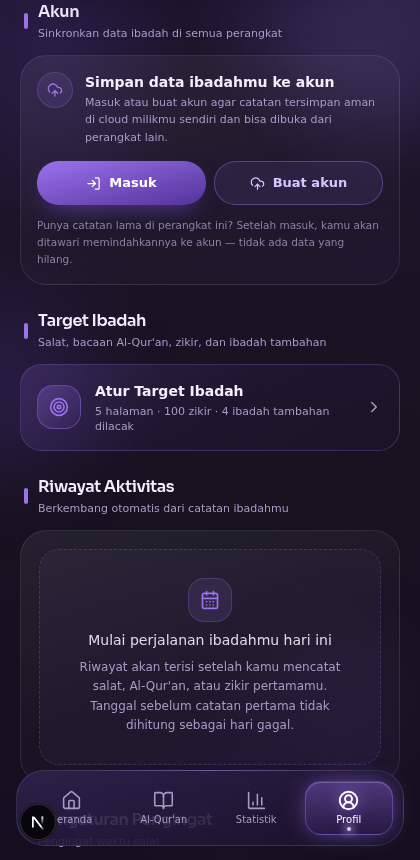
#> input picture scripts/auth26-akun-cta-dark.png, 420 x 860 px, given in place of bahagia.png, which was not available
$ python recolor_mood_electric.py
#> lines starting #> are read from the running program, lines starting #| are printed output that depends on the picture
#> `rgb, alpha = a[..., :3], a[..., 3:]`: alpha: shape (860, 420, 1) float32; every value is 1
#!/usr/bin/env python3
"""SUIO — varian Electric Dream untuk 14 aset mood (7 mood × light/dark).

Prinsip (sesuai permintaan pengguna):
- Geometri, ekspresi, dan karakter TIDAK disentuh — hanya warna.
- Hue-remap terarah per piksel (bukan filter CSS): keluarga hangat/oranye
  → Electric Blue #3A4EFB / Sky Cyan #33A4FA; putih hangat → Lavender
  #DEE0ED; netral gelap tetap netral. Luminance (shading) dipertahankan.
- Resolusi & alpha asli dipertahankan (aset sudah HD 528px — tanpa upscale).

Output: public/mood/electric/{id}.png + public/mood/electric-dark/{id}.png
"""
import os
import numpy as np
from PIL import Image

SETS = [
    ("public/mood", "public/mood/electric"),
    ("public/mood/dark", "public/mood/electric-dark"),
]
IDS = ["bahagia", "tenang", "bersyukur", "lelah", "sedih", "cemas", "campur-aduk"]

D2R = np.pi / 180.0

def remap(rgb):
    """rgb float array (...,3) 0..1 → electric remap."""
    import matplotlib.colors as mc
    hsv = mc.rgb_to_hsv(np.clip(rgb, 0, 1))
#> hsv: shape (860, 420, 3) float32; mean of channels 0, 1, 2 0.717, 0.459, 0.232
    H = hsv[..., 0] * 360.0
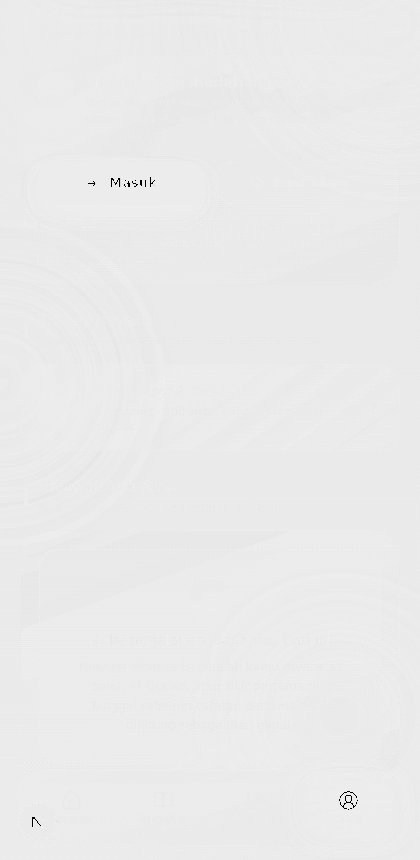
#> H: shape (860, 420) float32; min 0, max 280, mean 258.1; drawn with min black and max white
    S = hsv[..., 1]
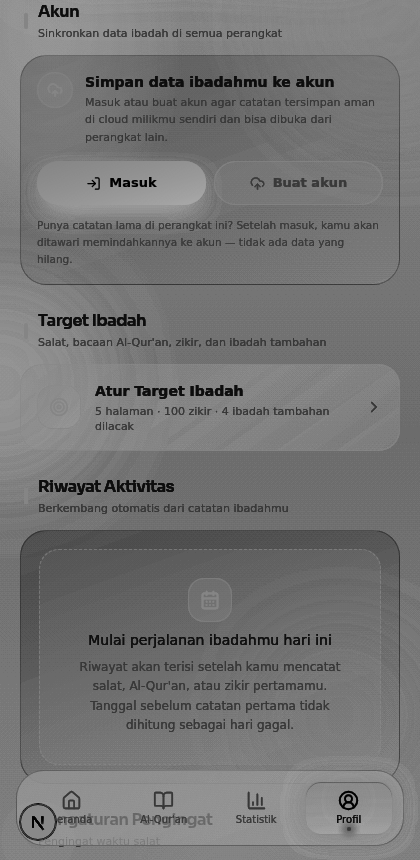
#> S: shape (860, 420) float32; min 0, max 0.656, mean 0.459
    V = hsv[..., 2]
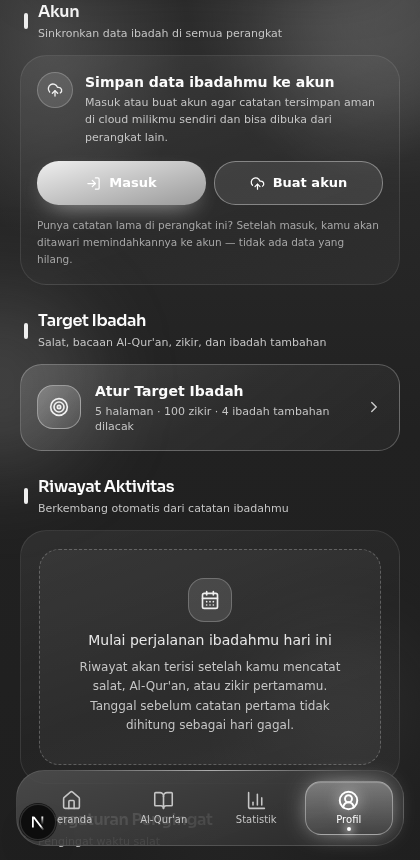
#> V: shape (860, 420) float32; min 0.051, max 1, mean 0.233
    warm = (H >= 5) & (H <= 75) & (S >= 0.10)
#> warm: shape (860, 420) bool; every value is 0
    lav = warm & (V >= 0.86) & (S <= 0.32)          # putih hangat → lavender
    cyan = warm & (V > 0.80) & ~lav                  # terang → Sky Cyan
    deep = warm & (V <= 0.30)                        # gelap → indigo pekat
    blue = warm & ~lav & ~cyan & ~deep               # sisanya → Electric Blue

    out = hsv.copy()
    out[..., 0][lav] = 230 / 360.0; out[..., 1][lav] = np.clip(S[lav] * 0.55, 0.10, 0.16); out[..., 2][lav] = np.clip(V[lav] * 0.97, 0, 1)
    out[..., 0][cyan] = 199 / 360.0; out[..., 1][cyan] = np.clip(S[cyan] * 1.02, 0, 0.85)
    out[..., 0][deep] = 232 / 360.0; out[..., 1][deep] = np.clip(S[deep] * 1.12, 0, 0.72); out[..., 2][deep] = np.clip(V[deep] * 1.12, 0, 0.40)
    out[..., 0][blue] = 226 / 360.0; out[..., 1][blue] = np.clip(S[blue] * 0.95, 0, 0.85)
    return mc.hsv_to_rgb(out)

total = 0
for src_dir, out_dir in SETS:
    os.makedirs(out_dir, exist_ok=True)
    for mid in IDS:
        p = os.path.join(src_dir, f"{mid}.png")
        im = Image.open(p).convert("RGBA")
        a = np.asarray(im).astype(np.float32) / 255.0
        rgb, alpha = a[..., :3], a[..., 3:]
        rgb2 = remap(rgb)
        res = np.concatenate([rgb2, alpha], axis=-1)
        out = Image.fromarray((np.clip(res, 0, 1) * 255).astype(np.uint8), "RGBA")
#> (the run stopped early here; a loop or call above may not have finished)
